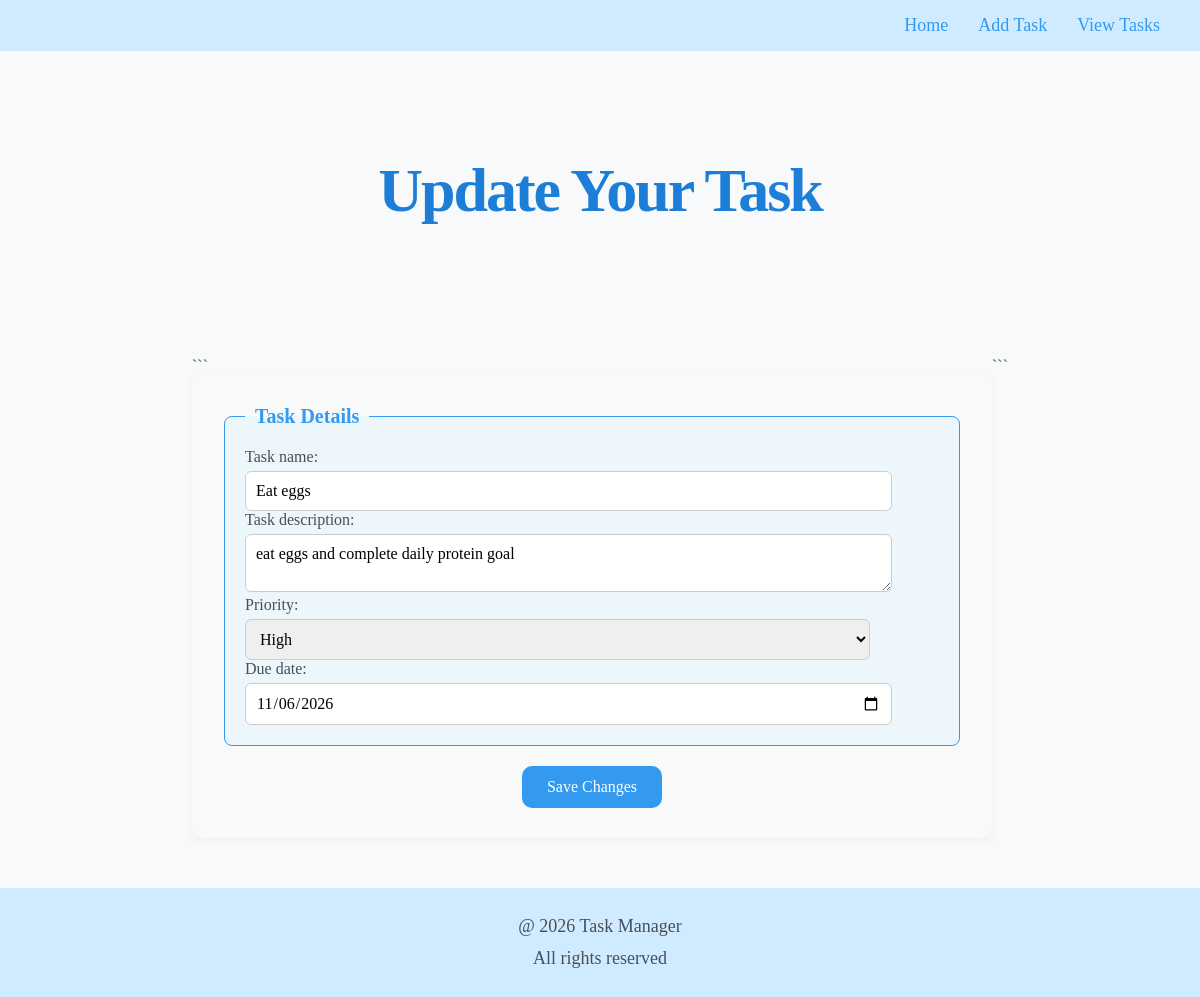
Screenshot of /update_task/13 with the database file from the repository.
### tables this page shows
CREATE TABLE tasks(

        id INTEGER PRIMARY KEY AUTOINCREMENT,
        title TEXT NOT NULL,
        description TEXT DEFAULT 'No description provided',
        priority TEXT NOT NULL 
            CHECK(priority in ('High', 'Medium', 'Low')),
        due_date TEXT DEFAULT NULL,
        status TEXT NOT NULL 
            CHECK(status in ('Pending', 'In Progress', 'Completed'))
    );

### Task-Manager/app.py (the view, shortened to what this page needs)
@app.route('/update_task/<int:task_id>', methods=['GET', 'POST'])
def update_task(task_id):
    connection = None
    try:
        connection = get_db_connection()
        cursor = connection.execute(
            "SELECT * FROM tasks WHERE id = ?",
            (task_id,)
        )
        task = cursor.fetchone()
    except sqlite3.Error as error:
        print('Database error:', error)
        return 'Unable to retrieve task', 500
    finally:
        if connection:
            connection.close()
    if task is None:
        return 'Task not found', 404
    return render_template('update_task.html', task=task)

### Task-Manager/app.py (called while the page is built)
def get_db_connection():
    connection = sqlite3.connect(DB_PATH)
    connection.row_factory = sqlite3.Row
    return connection

### Task-Manager/templates/update_task.html (shortened to what this page needs)
{% extends "base.html" %}
{% block content %}
<header id="hero">
    <div class="hero-container">
        <div class="hero-text">
            <h1>Update Your Task</h1>
        </div>
    </div>
</header>
<section id="task-form">
    <div class="form-container">
```
    <form action="{{ url_for('update_task', task_id=task.id) }}" method="POST">
        <fieldset class="task-details">
            <legend>Task Details</legend>
            <div class="field-group">
                <label for="text">Task name:</label>
                <input
                    type="text"
                    id="text"
                    name="text"
                    value="{{ task.title }}"
                    required
                >
            </div>
            <div class="field-group">
                <label for="desc">Task description:</label>
                <textarea
                    id="desc"
                    name="desc"
                >{{ task.description }}</textarea>
            </div>
            <div class="field-group">
                <label for="priority">Priority:</label>
                <select id="priority" name="priority">
                    <option value="High" {% if task.priority == 'High' %}selected{% endif %}>High</option>
                </select>
            </div>
            <div class="field-group">
                <label for="date">Due date:</label>
                <input
                    type="date"
                    id="date"
                    name="date"
                    value="{{ task.due_date or '' }}"
                >
            </div>
        </fieldset>
        <button type="submit" class="submit-btn">Save Changes</button>
    </form>
</div>
```
</section>
{% endblock %}

### Task-Manager/static/css/style.css (style rules this page uses)
body { font-family: 'Poppins','sans-serif'; color: #495057; background-color: #f8faf9; margin:0; }
#hero { background-color: #f8f9fa; padding: 60px 20px; display: flex; justify-content: center; }
.hero-container { display: flex; align-items: center; justify-content: center; gap:40px; max-width: 1000px; margin: 0 auto; flex-wrap: wrap; text-align: center; }
.hero-text { flex: 1 1 400px; }
.hero-text h1 { font-size: 62px; font-weight: 700; color: #1c7ed6; margin-bottom: 20px; line-height: 1.2; letter-spacing: -2px; }
#task-form { display: flex; flex-direction: row; justify-content: center; padding:50px 20px; }
.form-container { max-width: 800px; width: 100%; }
form { padding: 30px; border-radius: 10px; box-shadow: 0px 2px 8px rgba(0, 0, 0, 0.05); }
fieldset { border:1px solid #339af0; border-radius: 8px; background-color: rgba(208, 235, 255, 0.3); ; padding:20px; margin-bottom: 20px; }
legend { color:#339af0; font-weight: 600; font-size: 20px; padding: 0 10px; }
label { display:block; font-weight: 500; margin-bottom: 5px; color:#495057; }
input,select,textarea { width: 90%; padding: 10px; border-radius: 6px; border: 1px solid #ccc; font-size:16px; font-family: 'Poppins'; }
button.submit-btn { display: block; font-family: 'Poppins'; font-size: 16px; font-weight: 500; border:none; border-radius: 10px; background-color:#339af0 ; color:white; padding: 12px 25px; cursor: pointer; margin:20px auto 0; }

### rows the page displays
tasks: text "Eat eggs", desc "eat eggs and complete daily protein goal", priority "High", date "11/06/2026"
